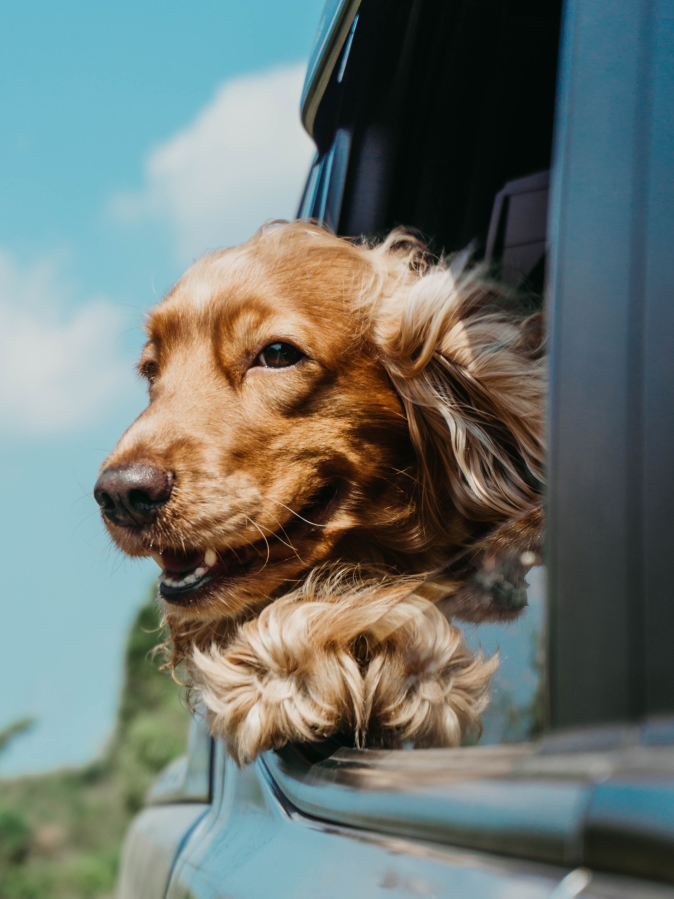
#> input picture Dog2.jpg, 3369 x 4492 px (shown at 1/5 size)
$ python masking.py
#> lines starting #> are read from the running program, lines starting #| are printed output that depends on the picture; after the words box and inside, x2 and y2 are one past the last pixel; in counts of white or black regions, pixels touching at a corner belong together
import numpy as np
import cv2 as cv

img = cv.imread('Dog2.jpg')
#> img is the input picture: shape (4492, 3369, 3); mean B, G, R 112.6, 117.7, 108.7

def rescale(frame, scale = 0.5):
#> called with scale = 0.15
    height = int(frame.shape[0]*scale)
#> height = 673
    width = int(frame.shape[1]*scale)
#> width = 505
    dim = (width, height)
#> dim = (505, 673)

    return cv.resize(frame, dim, interpolation = cv.INTER_AREA)
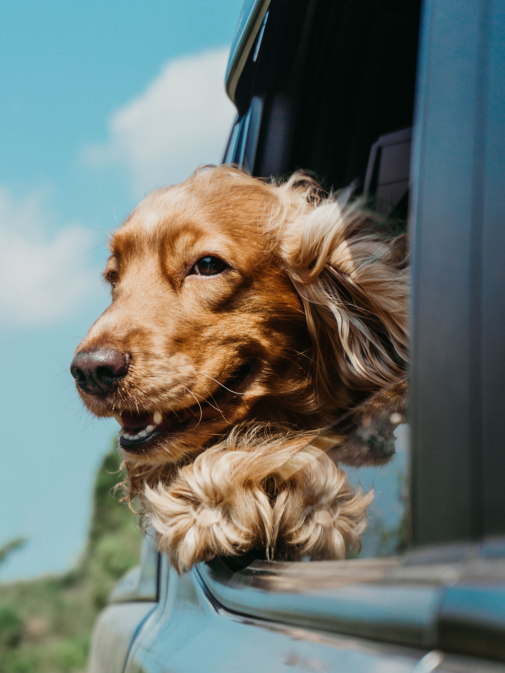
#> returned value: shape (673, 505, 3); mean of channels 0, 1, 2 112.6, 117.7, 108.7; drawn as B, G, R

img = rescale(img, scale = 0.15)
cv.imshow("DOG", img)


blank = np.zeros(img.shape[:2], dtype= 'uint8')

mask = cv.circle(blank.copy(), (img.shape[1]//2, img.shape[0]//2), 100, 255, -1)
cv.imshow("Mask", mask)
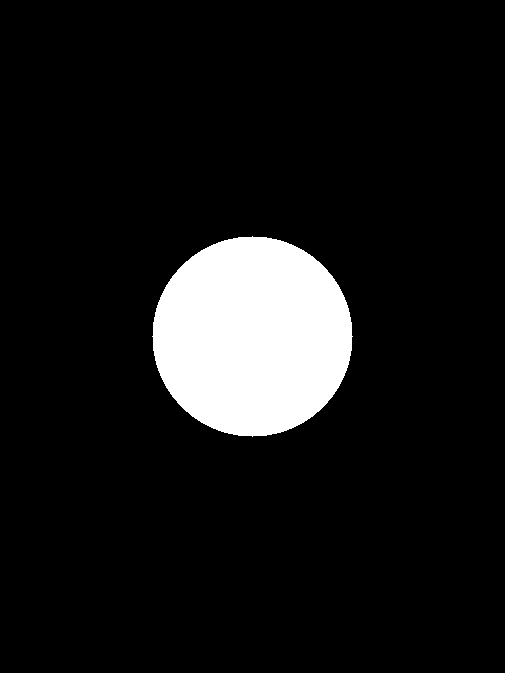
#> window 'Mask': shape (673, 505); 9.2% white; 1 white region, box (x1, y1, x2, y2) and area: (152, 236, 353, 437) 31417

new_mask = cv.rectangle(blank.copy(), (100, 100), (300, 300), 255, -1)
cv.imshow("New Mask", new_mask)
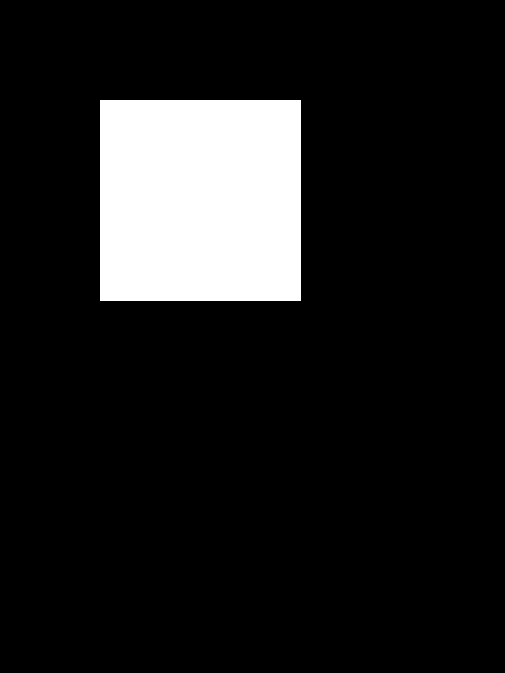
#> window 'New Mask': shape (673, 505); 11.9% white; 1 white region, box (x1, y1, x2, y2) and area: (100, 100, 301, 301) 40401

masked_image = cv.bitwise_and(img, img, mask= mask)
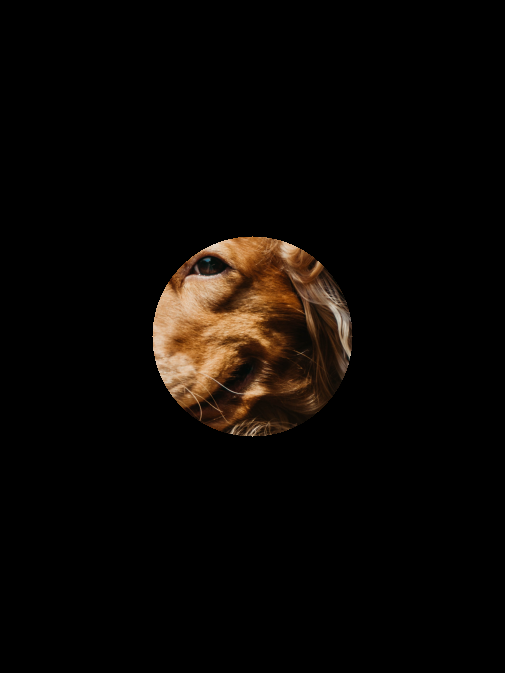
#> masked_image: shape (673, 505, 3); mean B, G, R 4.3, 7.1, 10.5
cv.imshow("Masked image", masked_image)

new_masked_image = cv.bitwise_and(img, img, mask = new_mask)
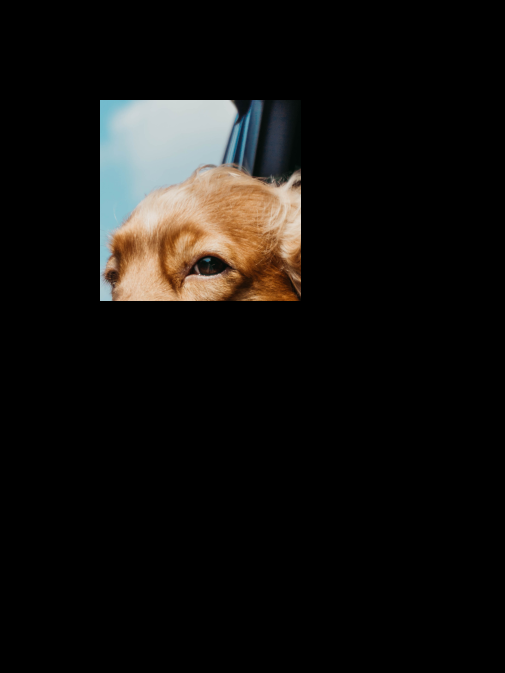
#> new_masked_image: shape (673, 505, 3); mean B, G, R 15, 17.1, 18.8
cv.imshow("New masked image", new_masked_image)

cv.waitKey(0)
